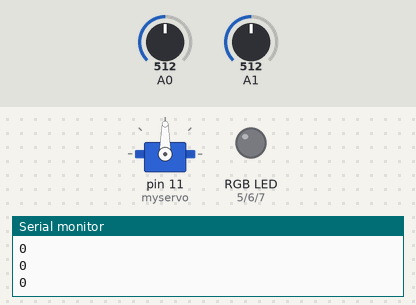
The sketch below on a simulated Arduino Uno, built with avr-gcc and run on an emulated ATmega328P. On the bench: servo, an RGB LED mixed from three pins (HIGH = lit), the last lines printed to the serial monitor. Inputs (shaded band) come from the test bench; at power-on: A0 = 512, A1 = 512.

Above: at 1.2 s.
1.3 s: A0 set to 527
At 3.6 s:
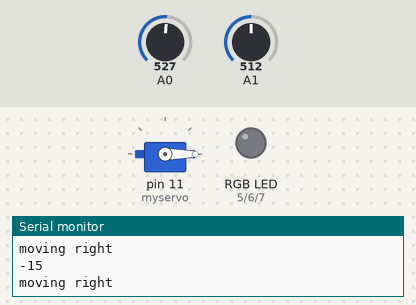
4.3 s: A1 set to 546
At 5.07 s:
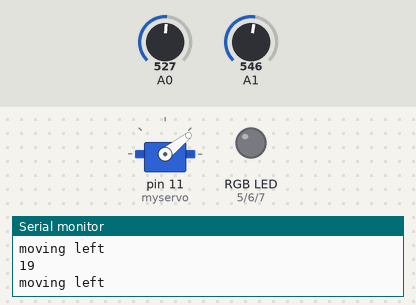
7.3 s: A1 set to 511
10.3 s: A0 set to 306
At 15.4 s:
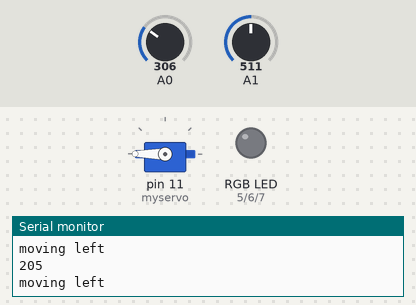
Timing chart, 0 to 16.4 s (numbered marks = the images above; inputs shaded):
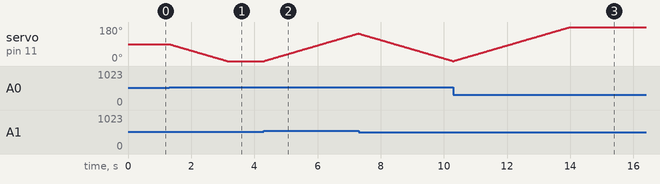

Measured:
- the behaviour switches between 515 and 516 on A0 (found by bisection; images 0 and 1)
- the behaviour switches between 530 and 531 on A1 (found by bisection; images 1 and 2)
- after the input at 1.3 s, servo on pin 11 (myservo): moves from 90° to 0° over 1.8 s, starting at once
- after the input at 4.3 s, servo on pin 11 (myservo): moves from 0° to 146° over 3.0 s, starting at once
- after the input at 10.3 s, servo on pin 11 (myservo): moves from 0° to 180° over 3.7 s, starting at once

The sketch:

lab1.ino.ino
```cpp
/*--------------------------------------------------------------------
Name:   Michael Martin
Date:   1/26/2020
Course: CSCE 236 Embedded Systems (Spring 2020)
File:   lab1.cpp
HW/Lab: Lab 1, programming component

Purp: Source code for Arduino board, has a few funcions that can flash RGB
LED, and use photosensors to find light source.

Doc:  Partnered with Jeremiah Cantu

Academic Integrity Statement: I certify that, while others may have
assisted me in brain storming, debugging and validating this program,
the program itself is my own work. I understand that submitting code
which is the work of other individuals is a violation of the honor
code.  I also understand that if I knowingly give my original work to
another individual is also a violation of the honor code.
--------------------------------------------------------------------*/

#include<stdint.h>
#include<Arduino.h>
#include<Servo.h>
#include<math.h>

//memory locations
#define DDRD_reg (*((volatile uint8_t *) 0x2A))
#define DDRD_out (*((volatile uint8_t *) 0x2B))
#define DDRD_in (*((volatile uint8_t *) 0x29))

//MACROS for color lights and button IO
#define red 5
#define green 6
#define blue 7
#define button 3

//MACROS for direction of servo
#define LEFT 1
#define RIGHT (-1)

//variables for servo motor
Servo myservo;
int pos = 90;
int state = 0;

//variables for photoSensor
uint16_t left_prev, right_prev;
uint16_t left_curr, right_curr;
int direction = RIGHT;


void setup() {
  //set switch to input
  DDRD_reg &= ~(1 << button);

  Serial.begin(9600);
  pinMode(A0,INPUT);

  //Set DDRD lights to output ports
  DDRD_reg |= (1 << blue);
  DDRD_reg |= (1 << green);
  DDRD_reg |= (1 << red);
  myservo.attach(11);

}

//Light cycle function
void lights(){

  DDRD_out |= (1 << red); //red on
  delay(500);
  DDRD_out |= (1 << green);//red and green on
  delay(500);
  DDRD_out &= ~(1 << red); // green on
  delay(500);
  DDRD_out |= (1 << blue); //green and blue on
  delay(500);
  DDRD_out &= ~(1 << green); // blue on
  delay(500);
  DDRD_out |= (1 << red); // red and blue on
  delay(500);
  DDRD_out &= ~(1 << red); // all off
  DDRD_out &= ~(1 << blue);
  delay(1000);
}


void Button_function(){
   if(((PIND & (1 << button)) >> button) > 0){
    lights();
  }
}

//Lights with Arduino library, for comparison
void lights2(){
  digitalWrite(red,HIGH);
  delay(500);
  digitalWrite(green,HIGH);
  delay(500);
  digitalWrite(red,LOW);
  delay(500);
  digitalWrite(blue,HIGH);
  delay(500);
  digitalWrite(green,LOW);
  delay(500);
  digitalWrite(red,HIGH);
  delay(500);
  digitalWrite(red,LOW);
  digitalWrite(blue,LOW);
  delay(500);
}

//Read input from photoSensor through serial port
void photoSensor(){
  uint16_t val = analogRead(A0);
  Serial.println(val);
}

//This cycles the servo 90 degrees per button press: 4 states
void runMotor(){

  if(((PIND & (1 << button)) >> button) > 0 && state == 0){
    for(pos = 0; pos <= 90; pos +=1){
      myservo.write(pos);
      delay(5);
      Serial.println(pos);
    }
    state = 1;
  }
  else if((PIND & (1 << button)) >> button > 0 && state == 1){
    for(pos = 90; pos <=180; pos += 1){
      myservo.write(pos);
      delay(5);
      Serial.println(pos);
    }
    state = 2;
  }
  else if((PIND & (1 << button)) >> button > 0 && state == 2){
    for(pos = 180; pos >= 90; pos -= 1){
      myservo.write(pos);
      delay(5);
      Serial.println(pos);
    }
    state = 3;
  }
  else if((PIND & (1 << button)) >> button > 0 && state == 3){
    for(pos = 90; pos >=0; pos -= 1){
      myservo.write(pos);
      delay(5);
      Serial.println(pos);
    }
    state = 0;
  }
}

//function using 2 photoSensors to locate light source
void findLight2(){
  int tolerance = 3;
  //previously declared global variables (for reference)
  //uint16_t left_prev, right_prev;
  //uint16_t left_curr, right_curr;

  left_curr = analogRead(A1);
  right_curr = analogRead(A0);
  int diff = left_curr - right_curr;
  Serial.println(diff);
  if((left_curr < right_curr && ((-1) * diff) > tolerance )){
    pos -= 1; // turn right
    myservo.write(pos);
    delay(20);
    Serial.println("moving right");
  }
  if(right_curr < left_curr && (diff) > tolerance){
    pos += 1;//turn left
    myservo.write(pos);
    delay(20);
    Serial.println("moving left");
  }
  //Make sure position doesn't go off to the unknown
  if(pos > 180){pos = 180;}
  if(pos < 0){pos = 0;}

}

void findLight1(){
  left_curr = analogRead(A1);

  if(left_curr > left_prev){
    pos += 1;
    myservo.write(pos);
    delay(10);
  }
  if(left_curr < left_prev){
    pos-= 1;
    myservo.write(pos);
    delay(10);
  }
  left_prev = left_curr;
  if(pos > 180){pos = 180;}
  if(pos < 0){pos = 0;}

}


void loop() {
  findLight2();
  //findLight1();
  //Button_function();
  //runMotor();
  //lights();
  //photoSensor();
  // put your main code here, to run repeatedly:
}
```
